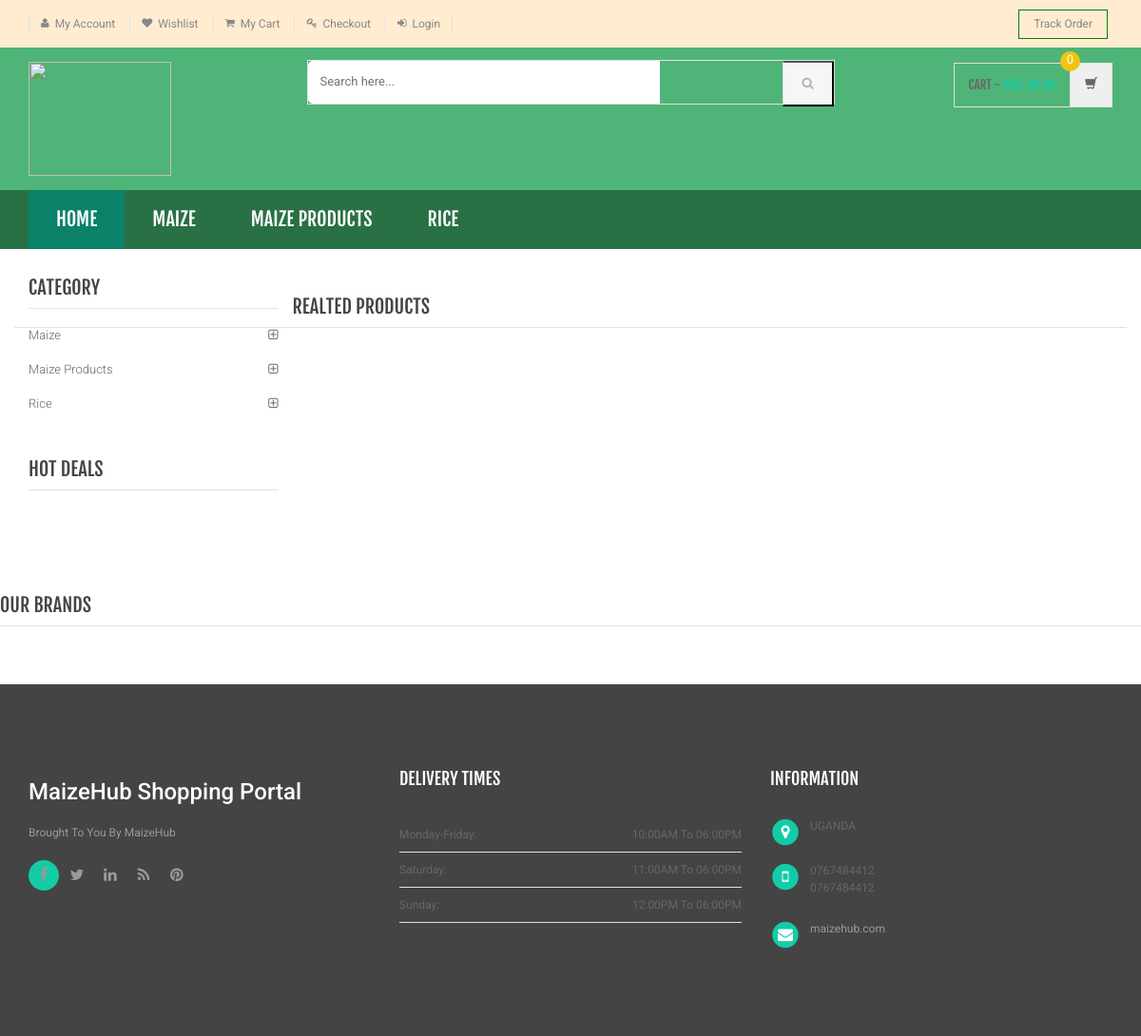
Page /product-details.php on the committed database.
### tables this page shows
CREATE TABLE `category` (
  `id` int(11) NOT NULL,
  `categoryName` varchar(255) DEFAULT NULL,
  `categoryDescription` longtext DEFAULT NULL,
  `creationDate` timestamp NOT NULL DEFAULT current_timestamp(),
  `updationDate` varchar(255) DEFAULT NULL
);

### product-details.php (the view, shortened to what this page needs)
<?php
include('includes/config.php');
?>
<!DOCTYPE html>
<html lang="en">
	<head>
	    <link rel="stylesheet" href="assets/css/bootstrap.min.css">
	    <link rel="stylesheet" href="assets/css/main.css">
	    <link rel="stylesheet" href="assets/css/green.css">
	    <link rel="stylesheet" href="assets/css/owl.carousel.css">
		<link rel="stylesheet" href="assets/css/owl.transitions.css">
		<link href="assets/css/lightbox.css" rel="stylesheet">
		<link rel="stylesheet" href="assets/css/animate.min.css">
		<link rel="stylesheet" href="assets/css/rateit.css">
		<link rel="stylesheet" href="assets/css/bootstrap-select.min.css">
		<link rel="stylesheet" href="assets/css/config.css">
		<link href="assets/css/green.css" rel="alternate stylesheet" title="Green color">
		<link href="assets/css/blue.css" rel="alternate stylesheet" title="Blue color">
		<link href="assets/css/red.css" rel="alternate stylesheet" title="Red color">
		<link href="assets/css/orange.css" rel="alternate stylesheet" title="Orange color">
		<link href="assets/css/dark-green.css" rel="alternate stylesheet" title="Darkgreen color">
		<link rel="stylesheet" href="assets/css/font-awesome.min.css">
	</head>
    <body class="cnt-home">
<header class="header-style-1">
<?php include('includes/top-header.php');?>
<?php include('includes/main-header.php');?>
<?php include('includes/menu-bar.php');?>
</header>
<div class="body-content outer-top-xs">
	<div class='container'>
		<div class='row single-product outer-bottom-sm '>
			<div class='col-md-3 sidebar'>
				<div class="sidebar-module-container">
<div class="sidebar-widget outer-bottom-xs wow fadeInUp">
	<h3 class="section-title">Category</h3>
	<div class="sidebar-widget-body m-t-10">
		<div class="accordion">
		            <?php $sql=mysqli_query($con,"select id,categoryName  from category");
while($row=mysqli_fetch_array($sql))
{
    ?>
	    	<div class="accordion-group">
	            <div class="accordion-heading">
	                <a href="category.php?cid=<?php echo $row['id'];?>"  class="accordion-toggle collapsed">
	                   <?php echo $row['categoryName'];?>
	                </a>
	            </div>
	        </div>
	        <?php } ?>
	    </div>
	</div>
</div>
<div class="sidebar-widget hot-deals wow fadeInUp">
	<h3 class="section-title">hot deals</h3>
</div>
				</div>
			</div>
<section class="section featured-product wow fadeInUp">
	<h3 class="section-title">Realted Products </h3>
</section>
			</div>
		</div>
<?php include('includes/brands-slider.php');?>
</div>
<?php include('includes/footer.php');?>
</body>
</html>

### includes/menu-bar.php (shortened to what this page needs)
<div class="header-nav animate-dropdown" style="background-color:#297045;">
    <div class="container">
        <div class="yamm navbar navbar-default" role="navigation">
            <div class="nav-bg-class">
                <div class="navbar-collapse collapse" id="mc-horizontal-menu-collapse">
	<div class="nav-outer">
		<ul class="nav navbar-nav">
			<li class="active dropdown yamm-fw">
				<a href="index.php" data-hover="dropdown" class="dropdown-toggle">Home</a>
			</li>
              <?php $sql=mysqli_query($con,"select id,categoryName  from category limit 6");
while($row=mysqli_fetch_array($sql))
{
    ?>
			<li class="dropdown yamm">
				<a href="category.php?cid=<?php echo $row['id'];?>"> <?php echo $row['categoryName'];?></a>
			</li>
			<?php } ?>
		</ul>
		<div class="clearfix"></div>
	</div>
</div>
            </div>
        </div>
    </div>
</div>

### assets/css/green.css (style rules this page uses)
body { background-color:#fff; color:#666; }
h1, h2, h3, h4, h5, h6 { color:#444; }
a, a:visited { color:#C1392B; }

### assets/css/lightbox.css (style rules this page uses)
body:after { content: url(../images/close.png) url(../images/loading.gif) url(../images/prev.png) url(../images/next.png); display: none; }

### assets/css/blue.css (style rules this page uses)
a { color: #3498db; }
.header-style-1 .header-nav { background: #3498db; }
.cnt-home .header-style-1 .header-nav .navbar .navbar-nav > li.active { background: #1d6ca1; }
.sidebar .sidebar-module-container .sidebar-widget .sidebar-widget-body .accordion .accordion-group .accordion-heading .accordion-toggle, .sidebar .sidebar-module-container .sidebar-widget .sidebar-widget-body .accordion .accordion-group .accordion-heading .accordion-toggle:hover, .sidebar .sidebar-module-container .sidebar-widget .sidebar-widget-body .accordion .accordion-group .accordion-heading .accordion-toggle:focus, .sidebar .sidebar-module-container .sidebar-widget .sidebar-widget-body .accordion .accordion-group .accordion-heading .accordion-toggle:after { color: #3498db; }

### assets/css/red.css (style rules this page uses)
a { color: #ff6c6c; }
.header-style-1 .header-nav { background: #ff6c6c; }
.cnt-home .header-style-1 .header-nav .navbar .navbar-nav > li.active { background: #ff1a1a; }
.sidebar .sidebar-module-container .sidebar-widget .sidebar-widget-body .accordion .accordion-group .accordion-heading .accordion-toggle, .sidebar .sidebar-module-container .sidebar-widget .sidebar-widget-body .accordion .accordion-group .accordion-heading .accordion-toggle:hover, .sidebar .sidebar-module-container .sidebar-widget .sidebar-widget-body .accordion .accordion-group .accordion-heading .accordion-toggle:focus, .sidebar .sidebar-module-container .sidebar-widget .sidebar-widget-body .accordion .accordion-group .accordion-heading .accordion-toggle:after { color: #ff6c6c; }

### assets/css/orange.css (style rules this page uses)
a { color: #f39c12; }
.header-style-1 .header-nav { background: #f39c12; }
.cnt-home .header-style-1 .header-nav .navbar .navbar-nav > li.active { background: #ab6c09; }
.sidebar .sidebar-module-container .sidebar-widget .sidebar-widget-body .accordion .accordion-group .accordion-heading .accordion-toggle, .sidebar .sidebar-module-container .sidebar-widget .sidebar-widget-body .accordion .accordion-group .accordion-heading .accordion-toggle:hover, .sidebar .sidebar-module-container .sidebar-widget .sidebar-widget-body .accordion .accordion-group .accordion-heading .accordion-toggle:focus, .sidebar .sidebar-module-container .sidebar-widget .sidebar-widget-body .accordion .accordion-group .accordion-heading .accordion-toggle:after { color: #f39c12; }

### assets/css/dark-green.css (style rules this page uses)
body { background-color:#fff; color:#666; }
h1, h2, h3, h4, h5, h6 { color:#444; }
a, a:visited { color:#C1392B; }

### rows in the picture
category: categoryName "MAIZE", categoryName "Maize"
category: categoryName "MAIZE PRODUCTS", categoryName "Maize Products"
category: categoryName "RICE", categoryName "Rice"
